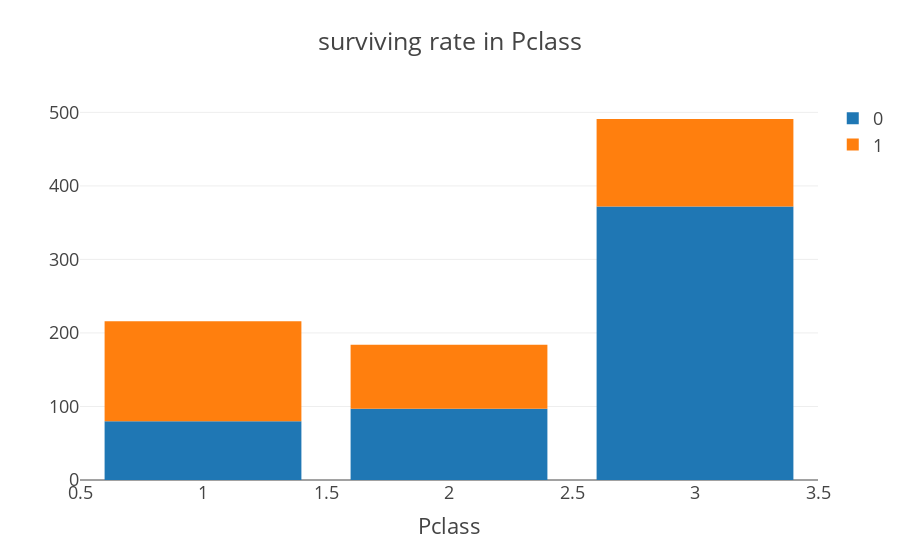

Write notebook code for a chart like this one.
### Code cell
col = "Pclass"
v1 = df_sur[col].value_counts().reset_index()
v1 = v1.rename(columns={col:'count',"index":col})
v1["percent"] = v1["count"].apply(lambda x:100*x/sum(v1["count"]))
v1 = v1.sort_values(col)

v2 = df_not[col].value_counts().reset_index()
v2 = v2.rename(columns={col:'count',"index":col})
v2["percent"] = v2["count"].apply(lambda x:100*x/sum(v1["count"]))
v2 = v2.sort_values(col) 

bar1 = go.Bar(x = v1[col], y=v1["count"], name="0")
bar2 = go.Bar(x=v2[col], y=v2["count"], name="1")

data = [bar1, bar2]
layout={'title':"surviving rate in Pclass",'xaxis':{'title':"Pclass"},'barmode': 'relative'}
fig = go.Figure(data=data, layout=layout)
fig.layout.template = "presentation"

iplot(fig)

### Figure 1 — Plotly figure (JSON) as saved in the notebook; plotly's stock layout.template omitted (floating-point values rounded to 4 significant figures)
{"data": [{"name": "0", "type": "bar", "x": [1, 2, 3], "y": [80, 97, 372]}, {"name": "1", "type": "bar", "x": [1, 2, 3], "y": [136, 87, 119]}], "layout": {"barmode": "relative", "title": {"text": "surviving rate in Pclass"}, "xaxis": {"title": {"text": "Pclass"}}}}
